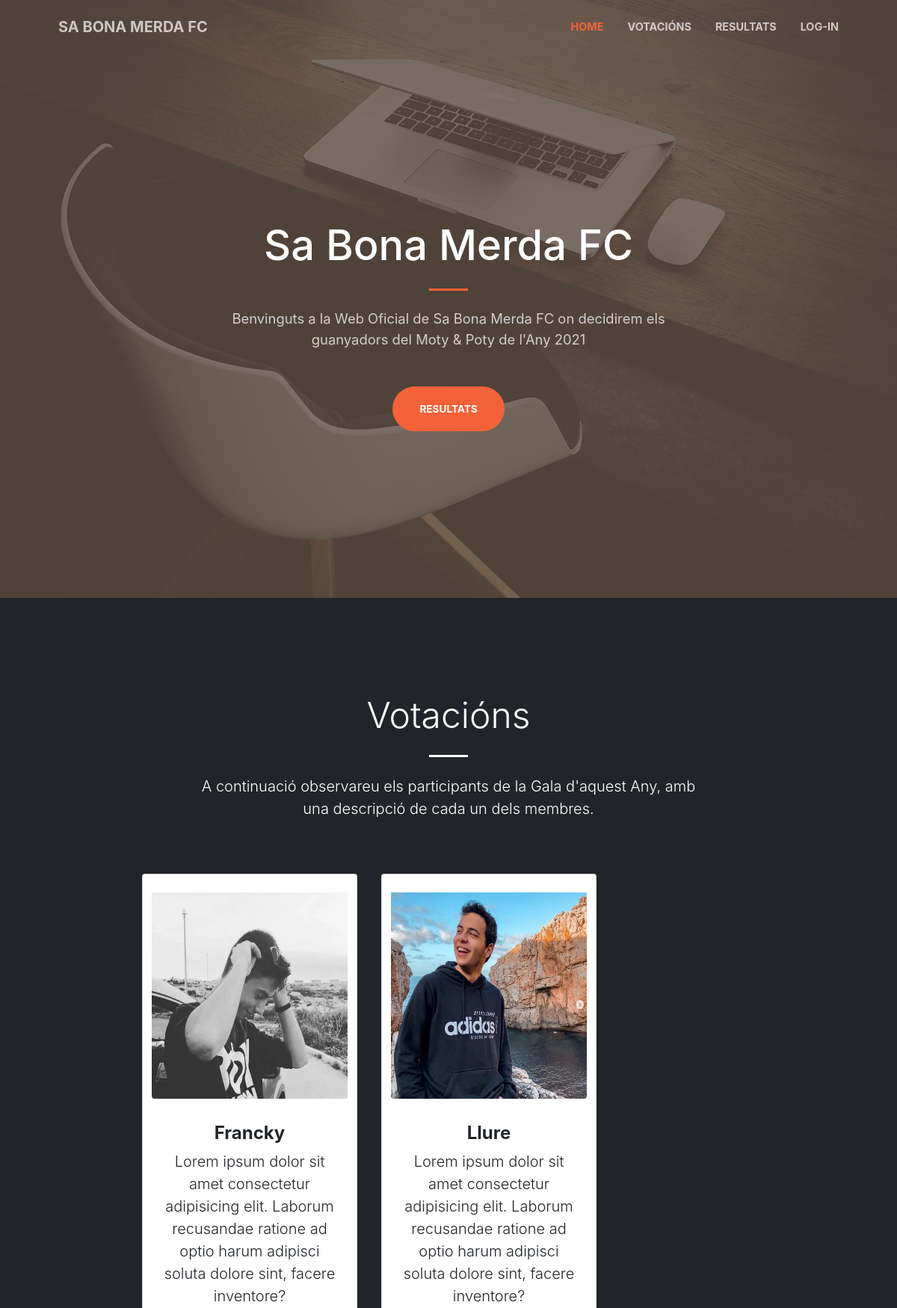
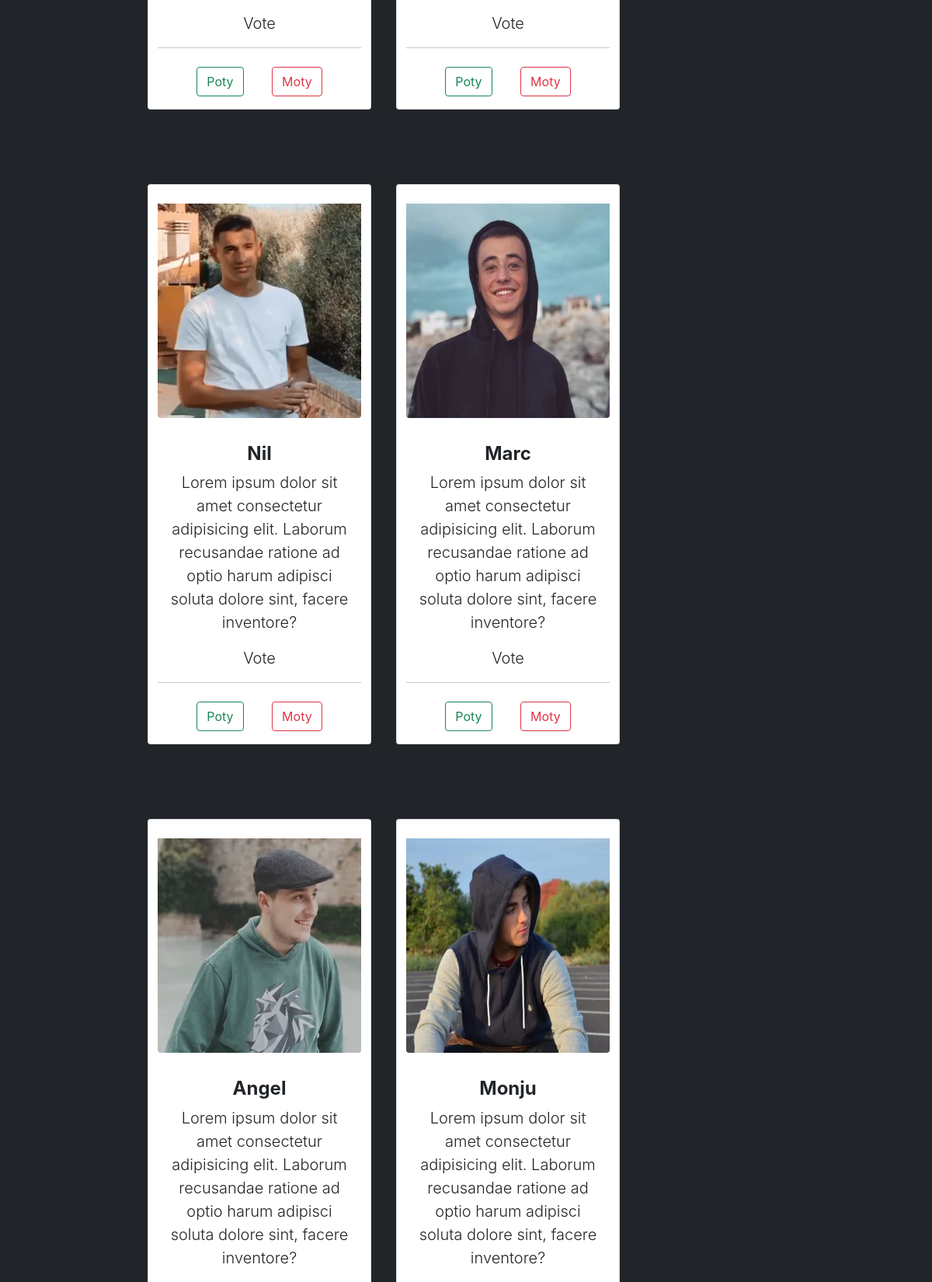
The page / (upper part) on the database its author committed (2 pictures, top to bottom).
### HomeApp/models.py (models this page shows, shortened)
class Participant (models.Model):
    nickname = models.CharField(verbose_name='Nickname', max_length=50, blank=False, null=False)
    img = models.ImageField(verbose_name='Image', upload_to='Participants', null=True, blank=True)
    description = models.CharField(verbose_name='Description', max_length=200, blank=True, null=True)
    moty = models.IntegerField(verbose_name='Moty', null=True, default=0)
    poty = models.IntegerField(verbose_name='Poty', null=True, default=0)
    class Meta:
        verbose_name = 'participant'
        verbose_name_plural = 'participants'

### HomeApp/views.py (the view, shortened to what this page needs)
# urls.py: path('', views.home, name="home"),
def home(request):
    participants = Participant.objects.all()
    return render(request, 'HomeApp/home.html', {"participants": participants})

### HomeApp/templates/HomeApp/home.html (shortened to what this page needs)
{% extends "HomeApp/base.html" %}
{% load static %}
{% block content %}
    <section id="home">
        <header class="masthead">
            <div class="container px-4 px-lg-5 h-100">
                <div class="row gx-4 gx-lg-5 h-100 align-items-center justify-content-center text-center">
                    <div class="col-lg-8 align-self-end">
                        <h1 class="text-white font-weight-bold">Sa Bona Merda FC</h1>
                        <hr class="divider" />
                    </div>
                    <div class="col-lg-8 align-self-baseline">
                        <p class="text-white-75 mb-5">Benvinguts a la Web Oficial de Sa Bona Merda FC on decidirem els
                            guanyadors del Moty & Poty de l'Any 2021</p>
                        <a class="btn btn-primary btn-xl text-white" href="/results">Resultats</a>
                    </div>
                </div>
            </div>
        </header>
    </section>
    <section class="page-section bg-dark" id="votacions">
        <div class="container px-4 px-lg-5">
            <div class="row gx-4 gx-lg-5 justify-content-center">
                <div class="col-lg-8 text-center">
                    <h2 class="lead text-white mt-0 display-5">Votacións</h2>
                    <hr class="divider divider-light" />
                    <p style="color: white;" class="lead text-white mb-4">A continuació observareu els participants de
                        la
                        Gala
                        d'aquest Any, amb una
                        descripció de cada un dels membres.</p>
                </div>
            </div>
        </div>
        <section class="container row" style="margin: auto; text-align: center; width: 75%;">
            {% for participant in participants %}
            <div class="col-4 card mx-3 my-5" style="width: 18rem;">
                {% if participant.img %}
                <p><img alt="" src="{{participant.img.url}}" width="200" height="300"
                        class="rounded mx-auto card-img-top img-part pt-4 zoom"></p>
                {% else %}
                <p></p>
                {% endif %}
                <div class="card-body">
                    <h5 class="card-title text-dark lead fw-bold fs-4">{{participant.nickname}}
                    </h5>
                    <p class="lead card-text text-dark">{{participant.description}}</p>
                </div>
                <section class="mb-3">
                    <p class="lead"> Vote </p>
                    <hr class="mb-4">
                    <form action="/" method="POST">{% csrf_token %}
                        <button name="poty" type="submit" class="btn btn-outline-success mx-3">Poty</button>
                        <button name="moty" type="submit" class="btn btn-outline-danger mx-3">Moty</button>
                    </form>
                </section>
            </div>
            {% endfor %}
        </section>
    </section>
{% endblock %}

### HomeApp/templates/HomeApp/base.html (shortened to what this page needs)
{% load static %}
<!DOCTYPE html>
<html lang="es">
    {% include "HomeApp/head.html" %}
<body>
    {% include "HomeApp/nav.html" %}
        {% block content %}
        {% endblock %}
</body>
</html>

### HomeApp/templates/HomeApp/head.html (shortened to what this page needs)
{% load static %}
<head>
    <link href="https://cdn.jsdelivr.net/npm/bootstrap@5.0.2/dist/css/bootstrap.min.css" rel="stylesheet"
 />
    <link rel="stylesheet" href="{% static 'HomeApp/css/styless.css'%}" />
</head>

### HomeApp/templates/HomeApp/nav.html (shortened to what this page needs)
{% load static %}
<nav class="navbar navbar-expand-lg navbar-light fixed-top py-3" id="mainNav">
    <div class="container px-4 px-lg-5">
        <a class="navbar-brand" href="#">SA BONA MERDA FC</a>
        <div class="collapse navbar-collapse" id="navbarResponsive">
            <ul class="navbar-nav ms-auto my-2 my-lg-0">
                <li class="nav-item"><a class="nav-link" href="#home">HOME</a></li>
                <li class="nav-item"><a class="nav-link" href="#votacions">VOTACIÓNS</a></li>
                <li class="nav-item"><a class="nav-link" href="/results">RESULTATS</a></li>
                <li class="nav-item"><a class="nav-link" href="/admin">LOG-IN</a></li>
            </ul>
        </div>
    </div>
</nav>

### HomeApp/templates/HomeApp/footer.html (shortened to what this page needs)
{% load static %}

### rows shown on the page
Participant: img (picture), nickname "Francky", description "Lorem ipsum dolor sit amet consectetur adipisicing elit. Laborum recusandae ratione ad optio harum adipisci soluta dolore sint, facere inventore?"
Participant: img (picture), nickname "Llure", description "Lorem ipsum dolor sit amet consectetur adipisicing elit. Laborum recusandae ratione ad optio harum adipisci soluta dolore sint, facere inventore?"
Participant: img (picture), nickname "Nil", description "Lorem ipsum dolor sit amet consectetur adipisicing elit. Laborum recusandae ratione ad optio harum adipisci soluta dolore sint, facere inventore?"
Participant: img (picture), nickname "Marc", description "Lorem ipsum dolor sit amet consectetur adipisicing elit. Laborum recusandae ratione ad optio harum adipisci soluta dolore sint, facere inventore?"
Participant: img (picture), nickname "Angel", description "Lorem ipsum dolor sit amet consectetur adipisicing elit. Laborum recusandae ratione ad optio harum adipisci soluta dolore sint, facere inventore?"
Participant: img (picture), nickname "Monju", description "Lorem ipsum dolor sit amet consectetur adipisicing elit. Laborum recusandae ratione ad optio harum adipisci soluta dolore sint, facere inventore?"
